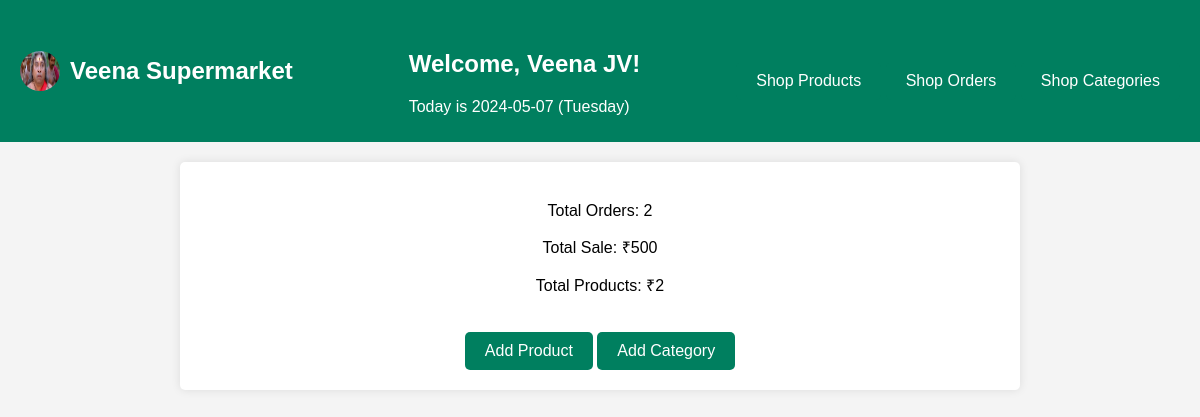
/dashboard/ (signed in), run on the app's committed database.
### app/models.py (models this page shows, shortened)
class Shop(models.Model):
    user = models.OneToOneField(User, on_delete=models.CASCADE)
    name = models.CharField(max_length=100)
    contact = models.CharField(max_length=20)
    address = models.CharField(max_length=200)
    pincode = models.CharField(max_length=10)
    logo = models.ImageField(upload_to='shop_logos/', blank=True, null=True)
    owner_name = models.CharField(max_length=100)
    owner_contact = models.CharField(max_length=20)

### app/views.py (the view)
# urls.py: path('dashboard/', views.dashboard, name='dashboard'),
def dashboard(request):
    user_shop = get_object_or_404(Shop, user=request.user)
    total_orders = Orders.objects.filter(order__shop=user_shop).count()
    total_sale = Orders.objects.filter(order__shop=user_shop).aggregate(total_sale=models.Sum('total_price'))['total_sale'] or 0
    today_date = datetime.now().strftime('%Y-%m-%d')
    today_day = datetime.now().strftime('%A')
    total_products = Product.objects.filter(category__shop=user_shop).count()
    print('user_shop',user_shop.logo.url)
    context = {
        'user_shop': user_shop,
        'total_orders': total_orders,
        'total_sale': total_sale,
        'today_date': today_date,
        'today_day': today_day,
        'total_products': total_products,
    }
    return render(request, 'dashboard.html', context)

### app/templates/dashboard.html (shortened to what this page needs)
<!DOCTYPE html>
<html lang="en">
<head>
</head>
<body>
    <nav>
        <a href="#" class="navbar-brand">
            {% if user_shop.logo %}
            <img src="{{ user_shop.logo.url }}" alt="Logo" class="logo">
            {% endif %}
            <h1>{{ user_shop.name }}</h1>
        </a>
                <div class="supermarket-details">
                    <h2>Welcome, {{ user_shop.owner_name }}!</h2>
                    <p>Today is {{ today_date }} ({{ today_day }})</p>
        </div>
        <div class="navbar-links">
            <div>
                <a href="{% url 'shop_products' %}"><button>Shop Products</button></a>
                <a href="{% url 'shop_orders' %}"><button>Shop Orders</button></a>
                <a href="{% url 'shop_categories' %}"><button>Shop Categories</button></a>
            </div>
        </div>
    </nav>
    <div class="container">
        <div class="other-details">
            <p>Total Orders: {{ total_orders }}</p>
            <p>Total Sale: ₹{{ total_sale }}</p>
            <p>Total Products: ₹{{ total_products }}</p>
            <div>
                <a href="{% url 'add_product' %}"><button>Add Product</button></a>
                <a href="{% url 'add_category' %}"><button>Add Category</button></a>
            </div>
        </div>
    </div>
</body>
</html>

### app/templates/dashboard.html (style rules this page uses)
body { font-family: Arial, sans-serif; margin: 0; padding: 0; box-sizing: border-box; background-color: #f4f4f4; }
nav { background-color: #007f5f; color: #fff; padding: 10px 20px; display: flex; justify-content: space-between; align-items: center; }
.navbar-brand { display: flex; align-items: center; color: #fff; text-decoration: none; }
.navbar-brand img { width: 40px; height: 40px; border-radius: 50%; margin-right: 10px; }
.container { max-width: 800px; margin: 20px auto; padding: 20px; background-color: #fff; border-radius: 5px; box-shadow: 0 0 10px rgba(0, 0, 0, 0.1); }
.supermarket-details { text-align: left; margin-top: 20px; padding-left: 20px; }
.other-details { text-align: center; margin-top: 20px; }
button { padding: 10px 20px; background-color: #007f5f; color: #fff; border: none; border-radius: 5px; cursor: pointer; font-size: 16px; margin-top: 20px; transition: background-color 0.3s; }
a { text-decoration: none; color: inherit; }

### data on the page
Shop: logo (picture), name "Veena Supermarket", owner_name "Veena JV"

### other printed values
{{ total_orders }} "2"
{{ total_sale }} "500"
{{ total_products }} "2"
